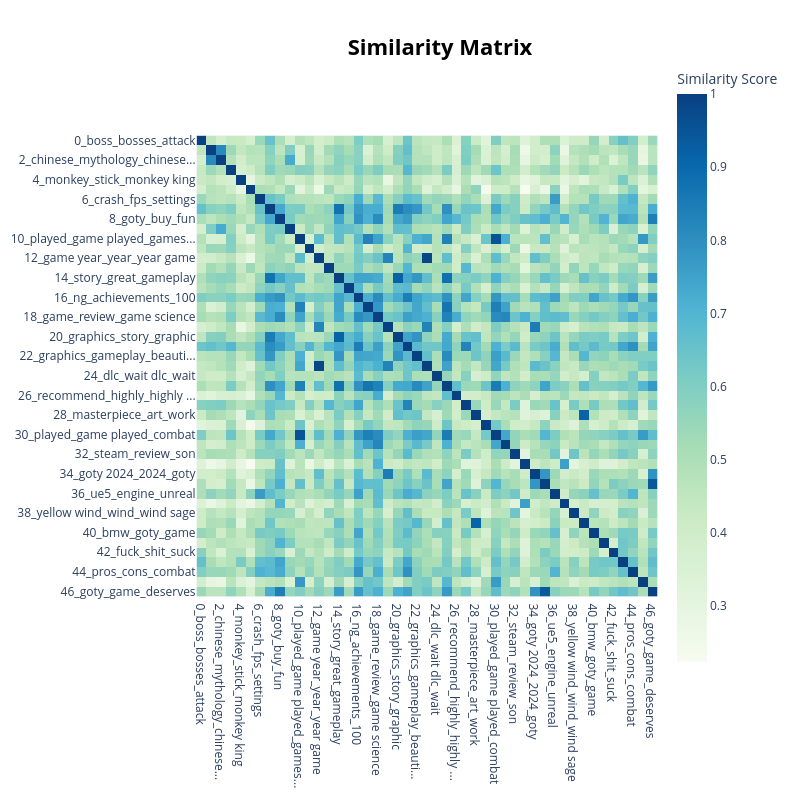

The cell this chart's notebook holds for it:
### Code cell
pic = topic_model.visualize_heatmap()
pic.write_html(r"C:\Users\Lyk\Desktop\黑神话悟空-数据\英文评论\主题相似度图-4.0.html")
pic.show()

### Figure 1 — Plotly figure (JSON) as saved in the notebook; plotly's stock layout.template omitted (floating-point values rounded to 4 significant figures; data arrays with more than 128 entries replaced by an {"elided": "..."} marker saying what was removed)
{"data": [{"coloraxis": "coloraxis", "hovertemplate": "x: %{x}<br>y: %{y}<br>Similarity Score: %{z}<extra></extra>", "name": "0", "type": "heatmap", "x": ["0_boss_bosses_attack", "1_wukong_myth_black myth", "2_chinese_mythology_chinese...", "3_souls_souls game_god war", "4_monkey_stick_monkey king", "5_invisible_walls_invisible...", "6_crash_fps_settings", "7_combat_great_story", "8_goty_buy_fun", "9_west_journey west_journey", "10_played_game played_games...", "11_monke_return monke_return", "12_game year_year_year game", "13_elden_elden ring_ring", "14_story_great_gameplay", "15_chapter_chapters_game", "16_ng_achievements_100", "17_fun_game fun_fun game", "18_game_review_game science", "19_2024_year 2024_game 2024", "20_graphics_story_graphic", "21_sekiro_combat_game", "22_graphics_gameplay_beauti...", "23_year_game year_game", "24_dlc_wait dlc_wait", "25_game_amazing_great game", "26_recommend_highly_highly ...", "27_erlang_fight_beat", "28_masterpiece_art_work", "29_love_love game_game love", "30_played_game played_combat", "31_science_game science_sci...", "32_steam_review_son", "33_buy_buy game_bought", "34_goty 2024_2024_goty", "35_goty_game goty_win goty", "36_ue5_engine_unreal", "37_worth_game worth_money", "38_yellow wind_wind_wind sage", "39_masterpiece_game masterp...", "40_bmw_goty_game", "41_10_10 10_10 story", "42_fuck_shit_suck", "43_stick_big_kicking", "44_pros_cons_combat", "45_single player_single_pla...", "46_goty_game_deserves"], "xaxis": "x", "y": ["0_boss_bosses_attack", "1_wukong_myth_black myth", "2_chinese_mythology_chinese...", "3_souls_souls game_god war", "4_monkey_stick_monkey king", "5_invisible_walls_invisible...", "6_crash_fps_settings", "7_combat_great_story", "8_goty_buy_fun", "9_west_journey west_journey", "10_played_game played_games...", "11_monke_return monke_return", "12_game year_year_year game", "13_elden_elden ring_ring", "14_story_great_gameplay", "15_chapter_chapters_game", "16_ng_achievements_100", "17_fun_game fun_fun game", "18_game_review_game science", "19_2024_year 2024_game 2024", "20_graphics_story_graphic", "21_sekiro_combat_game", "22_graphics_gameplay_beauti...", "23_year_game year_game", "24_dlc_wait dlc_wait", "25_game_amazing_great game", "26_recommend_highly_highly ...", "27_erlang_fight_beat", "28_masterpiece_art_work", "29_love_love game_game love", "30_played_game played_combat", "31_science_game science_sci...", "32_steam_review_son", "33_buy_buy game_bought", "34_goty 2024_2024_goty", "35_goty_game goty_win goty", "36_ue5_engine_unreal", "37_worth_game worth_money", "38_yellow wind_wind_wind sage", "39_masterpiece_game masterp...", "40_bmw_goty_game", "41_10_10 10_10 story", "42_fuck_shit_suck", "43_stick_big_kicking", "44_pros_cons_combat", "45_single player_single_pla...", "46_goty_game_deserves"], "yaxis": "y", "z": {"elided": "47x47 float values"}}], "layout": {"coloraxis": {"colorbar": {"title": {"text": "Similarity Score"}}, "colorscale": [[0, "rgb(247,252,240)"], [0.125, "rgb(224,243,219)"], [0.25, "rgb(204,235,197)"], [0.375, "rgb(168,221,181)"], [0.5, "rgb(123,204,196)"], [0.625, "rgb(78,179,211)"], [0.75, "rgb(43,140,190)"], [0.875, "rgb(8,104,172)"], [1, "rgb(8,64,129)"]]}, "height": 800, "hoverlabel": {"bgcolor": "white", "font": {"family": "Rockwell", "size": 16}}, "legend": {"title": {"text": "Trend"}}, "margin": {"t": 60}, "showlegend": true, "title": {"font": {"color": "Black", "size": 22}, "text": "<b>Similarity Matrix</b>", "x": 0.55, "xanchor": "center", "y": 0.95, "yanchor": "top"}, "width": 800, "xaxis": {"anchor": "y", "constrain": "domain", "domain": [0, 1], "scaleanchor": "y"}, "yaxis": {"anchor": "x", "autorange": "reversed", "constrain": "domain", "domain": [0, 1]}}}
